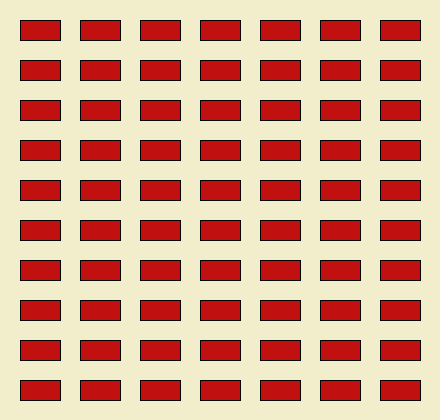
Frame 1 (no input)
Frame 60 (the mouse pressed at the canvas centre just before this capture): identical to frame 1, image omitted
Frame 120 (the mouse held since frame 60 and released just before this capture): identical to frame 1, image omitted

The Processing sketch that drew this single still picture (run headless with seeded random() and noise(); from frame 60 on, the mouse is pressed at the canvas centre):

// Processing sketch: Ejercicio20
// ── Ejercicio20.pde
PVector coordenadas;
int altoRec,anchoRec,distRec;

void setup(){
   size(440,420);
   distRec = 20;
   anchoRec= 40;
   altoRec= 20;
   coordenadas= new PVector(distRec,distRec);
}

void draw(){
  background(#F2EECB);
  fill(#C11010);
  stroke(#030302);
  dibujarRec();
}

void dibujarRec(){
  for(float x=coordenadas.x;x<width;x+=(anchoRec+distRec)){
    for(float y=coordenadas.y;y<height;y+=(altoRec+distRec)){
      rect(x,y,anchoRec,altoRec);
    }
  }
}
